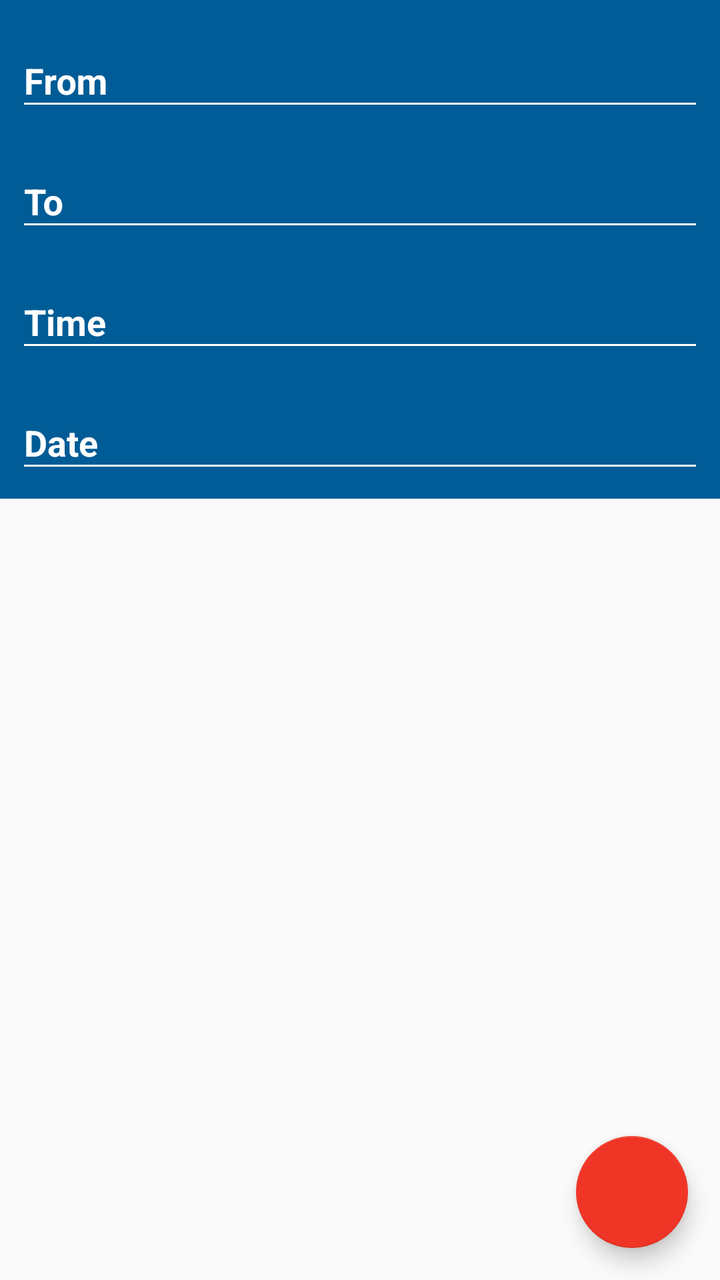
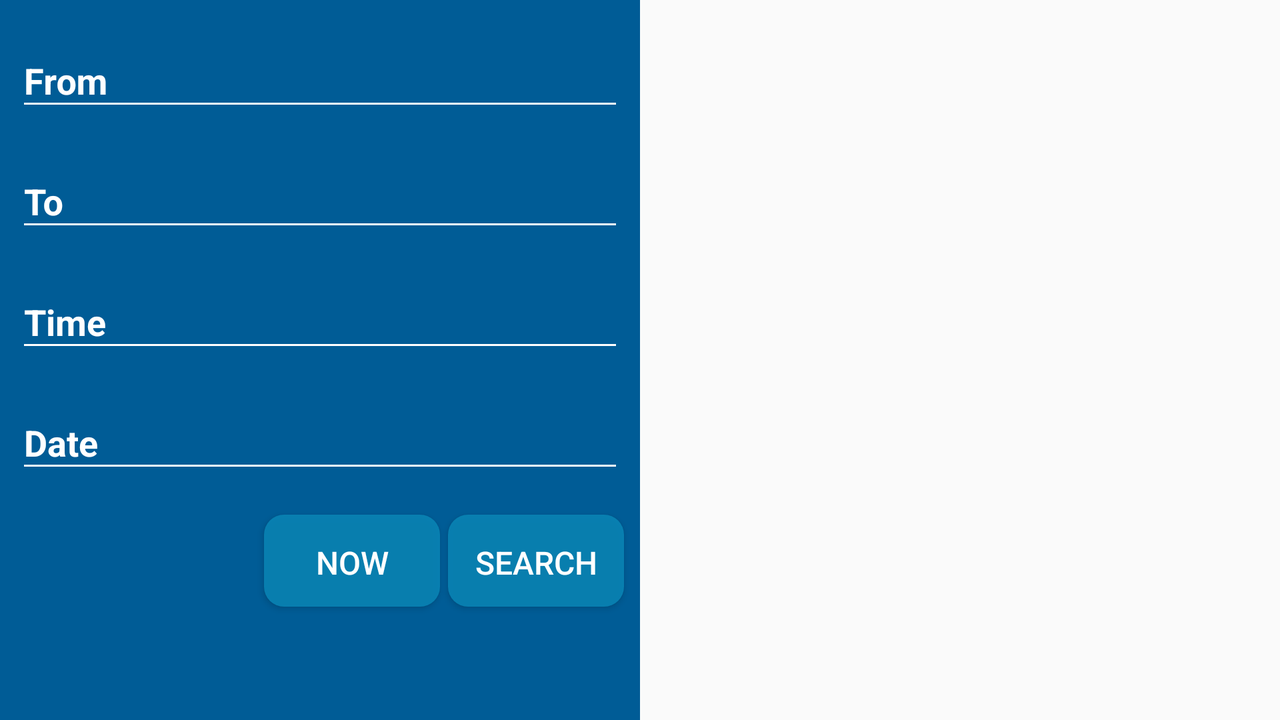

The same Android screen from two of the app's own layout files: first res/layout/ as a phone draws it, then the author's variant for another configuration, drawn on a device whose configuration selects that folder. Both files follow.
<!-- AndroidManifest.xml: application theme AppTheme -->
<!-- res/layout/fragment_schedule.xml -->
<?xml version="1.0" encoding="utf-8"?>
<androidx.constraintlayout.widget.ConstraintLayout xmlns:android="http://schemas.android.com/apk/res/android"
	xmlns:app="http://schemas.android.com/apk/res-auto"
	android:layout_width="match_parent"
	android:layout_height="match_parent">

	<LinearLayout
		android:id="@+id/linearLayout"
		android:layout_width="match_parent"
		android:layout_height="wrap_content"
		android:orientation="vertical"
		app:layout_constraintEnd_toEndOf="parent"
		app:layout_constraintStart_toStartOf="parent"
		app:layout_constraintTop_toTopOf="parent">

		<LinearLayout
			android:id="@+id/linearLayoutHeader"
			android:layout_width="match_parent"
			android:layout_height="wrap_content"
			android:background="@color/colorBackground"
			android:orientation="vertical"
			android:paddingTop="8dp">

			<com.google.android.material.textfield.TextInputLayout
				android:layout_width="match_parent"
				android:layout_height="match_parent"
				android:textColorHint="@android:color/white"
				app:boxBackgroundColor="@color/colorBackground">

				<com.google.android.material.textfield.TextInputEditText
					android:id="@+id/inputFrom"
					style="@style/MyTextInput"
					android:layout_width="match_parent"
					android:layout_height="wrap_content"
					android:hint="@string/from" />
			</com.google.android.material.textfield.TextInputLayout>

			<com.google.android.material.textfield.TextInputLayout
				android:layout_width="match_parent"
				android:layout_height="match_parent"
				android:textColorHint="@android:color/white"
				app:boxBackgroundColor="@color/colorBackground">

				<com.google.android.material.textfield.TextInputEditText
					android:id="@+id/inputTo"
					style="@style/MyTextInput"
					android:layout_width="match_parent"
					android:layout_height="wrap_content"
					android:hint="@string/to" />
			</com.google.android.material.textfield.TextInputLayout>

			<com.google.android.material.textfield.TextInputLayout
				android:layout_width="match_parent"
				android:layout_height="match_parent"
				android:textColorHint="@android:color/white"
				app:boxBackgroundColor="@color/colorBackground">

				<com.google.android.material.textfield.TextInputEditText
					android:id="@+id/inputTime"
					style="@style/MyTextInput"
					android:layout_width="match_parent"
					android:layout_height="wrap_content"
					android:hint="@string/time" />
			</com.google.android.material.textfield.TextInputLayout>

			<com.google.android.material.textfield.TextInputLayout
				android:layout_width="match_parent"
				android:layout_height="match_parent"
				android:textColorHint="@android:color/white"
				app:boxBackgroundColor="@color/colorBackground">

				<com.google.android.material.textfield.TextInputEditText
					android:id="@+id/inputDate"
					style="@style/MyTextInput"
					android:layout_width="match_parent"
					android:layout_height="wrap_content"
					android:hint="@string/date" />
			</com.google.android.material.textfield.TextInputLayout>
		</LinearLayout>

		<androidx.recyclerview.widget.RecyclerView
			android:id="@+id/recycleList"
			android:layout_width="match_parent"
			android:layout_height="wrap_content"
			android:layout_marginStart="0dp"
			android:layout_marginEnd="0dp"
			android:layoutAnimation="@anim/layout_animation_fall_down" />
	</LinearLayout>

	<com.google.android.material.floatingactionbutton.FloatingActionButton
		android:id="@+id/searchButton"
		android:layout_width="wrap_content"
		android:layout_height="wrap_content"
		android:layout_margin="@dimen/fab_margin"
		app:backgroundTint="@color/logo_red"
		app:layout_constraintBottom_toBottomOf="parent"
		app:layout_constraintEnd_toEndOf="parent"
		app:srcCompat="@drawable/ic_search_white_24dp" />

</androidx.constraintlayout.widget.ConstraintLayout>
<!-- resources referenced by this layout -->
<resources>
  <color name="colorBackground">#005C96</color>
  <color name="logo_red">#EF3526</color>
  <dimen name="fab_margin">16dp</dimen>
  <string name="date">Date</string>
  <string name="from">From</string>
  <string name="time">Time</string>
  <string name="to">To</string>
  <style name="MyTextInput">
  		<item name="android:layout_margin">@dimen/text_input_margin</item>
  		<item name="android:clickable">false</item>
  		<item name="android:cursorVisible">false</item>
  		<item name="android:textStyle">bold</item>
  		<item name="android:textColor">@android:color/white</item>
  		<item name="android:inputType">textNoSuggestions</item>
  		<item name="android:focusable">false</item>
  	</style>
  <style name="AppTheme" parent="Theme.AppCompat.Light.DarkActionBar">
  		
  		<item name="colorPrimary">@color/colorPrimary</item>
  		<item name="colorPrimaryDark">@color/colorPrimaryDark</item>
  		<item name="colorAccent">@color/colorAccent</item>
  
  		<item name="colorControlNormal">@android:color/white</item>
  		<item name="colorControlActivated">@android:color/white</item>
  		<item name="colorControlHighlight">@color/colorAccent</item>
  	</style>
  <dimen name="text_input_margin">8dp</dimen>
  <color name="colorPrimary">#004B85</color>
  <color name="colorPrimaryDark">#003966</color>
  <color name="colorAccent">#E10A85B6</color>
</resources>
<!-- res/layout-land/fragment_schedule.xml (the author's variant of the layout above) -->
<!-- drawn on the phone turned sideways -->
<?xml version="1.0" encoding="utf-8"?>
<androidx.constraintlayout.widget.ConstraintLayout xmlns:android="http://schemas.android.com/apk/res/android"
	xmlns:app="http://schemas.android.com/apk/res-auto"
	android:layout_width="match_parent"
	android:layout_height="match_parent">

	<LinearLayout
		android:id="@+id/linearLayout"
		android:layout_width="match_parent"
		android:layout_height="match_parent"
		android:orientation="horizontal"
		app:layout_constraintEnd_toEndOf="parent"
		app:layout_constraintStart_toStartOf="parent"
		app:layout_constraintTop_toTopOf="parent">

		<LinearLayout
			android:id="@+id/linearLayoutHeader"
			android:layout_width="match_parent"
			android:layout_height="match_parent"
			android:layout_weight="1"
			android:background="@color/colorBackground"
			android:orientation="vertical"
			android:paddingTop="8dp">

			<com.google.android.material.textfield.TextInputLayout
				android:layout_width="match_parent"
				android:layout_height="wrap_content"
				android:textColorHint="@android:color/white"
				app:boxBackgroundColor="@color/colorBackground">

				<com.google.android.material.textfield.TextInputEditText
					android:id="@+id/inputFrom"
					style="@style/MyTextInput"
					android:layout_width="match_parent"
					android:layout_height="wrap_content"
					android:hint="@string/from" />
			</com.google.android.material.textfield.TextInputLayout>

			<com.google.android.material.textfield.TextInputLayout
				android:layout_width="match_parent"
				android:layout_height="wrap_content"
				android:textColorHint="@android:color/white"
				app:boxBackgroundColor="@color/colorBackground">

				<com.google.android.material.textfield.TextInputEditText
					android:id="@+id/inputTo"
					style="@style/MyTextInput"
					android:layout_width="match_parent"
					android:layout_height="wrap_content"
					android:hint="@string/to" />
			</com.google.android.material.textfield.TextInputLayout>

			<com.google.android.material.textfield.TextInputLayout
				android:layout_width="match_parent"
				android:layout_height="wrap_content"
				android:textColorHint="@android:color/white"
				app:boxBackgroundColor="@color/colorBackground">

				<com.google.android.material.textfield.TextInputEditText
					android:id="@+id/inputTime"
					style="@style/MyTextInput"
					android:layout_width="match_parent"
					android:layout_height="wrap_content"
					android:hint="@string/time" />
			</com.google.android.material.textfield.TextInputLayout>

			<com.google.android.material.textfield.TextInputLayout
				android:layout_width="match_parent"
				android:layout_height="wrap_content"
				android:textColorHint="@android:color/white"
				app:boxBackgroundColor="@color/colorBackground">

				<com.google.android.material.textfield.TextInputEditText
					android:id="@+id/inputDate"
					style="@style/MyTextInput"
					android:layout_width="match_parent"
					android:layout_height="wrap_content"
					android:hint="@string/date" />
			</com.google.android.material.textfield.TextInputLayout>

			<androidx.constraintlayout.widget.ConstraintLayout
				android:layout_width="match_parent"
				android:layout_height="wrap_content"
				android:layout_margin="4dp">

				<TextView
					android:id="@+id/ticket_text_view"
					android:layout_width="wrap_content"
					android:layout_height="wrap_content"
					android:layout_marginStart="12dp"
					android:text="@string/ticket_price_s"
					android:textColor="@android:color/white"
					app:layout_constraintBottom_toBottomOf="parent"
					app:layout_constraintStart_toStartOf="parent"
					app:layout_constraintTop_toTopOf="parent"
					app:layout_constraintEnd_toStartOf="@id/now_button"
					android:visibility="invisible"
					android:ellipsize="none"
					android:scrollHorizontally="false"
					android:maxLines="3"
					android:textSize="18sp"
					app:layout_constraintHorizontal_bias="0"/>

				<Button
					android:id="@+id/search_button"
					style="@style/Widget.AppCompat.Button.Colored"
					android:layout_width="wrap_content"
					android:layout_height="wrap_content"
					android:layout_gravity="end"

					android:background="@drawable/view_shade_button"
					android:text="@string/search"
					android:textSize="16sp"
					app:layout_constraintBottom_toBottomOf="parent"
					app:layout_constraintTop_toTopOf="parent"
					app:layout_constraintEnd_toEndOf="parent"
					android:layout_margin="4dp"/>

				<Button
					android:id="@+id/now_button"
					style="@style/Widget.AppCompat.Button.Colored"
					android:layout_width="wrap_content"
					android:layout_height="wrap_content"
					android:layout_gravity="end"

					android:background="@drawable/view_shade_button"
					android:text="@string/now"
					android:textSize="16sp"
					app:layout_constraintBottom_toBottomOf="parent"
					app:layout_constraintTop_toTopOf="parent"
					app:layout_constraintEnd_toStartOf="@id/search_button"
					android:layout_margin="4dp"/>

			</androidx.constraintlayout.widget.ConstraintLayout>
		</LinearLayout>

		<LinearLayout
			android:layout_width="match_parent"
			android:layout_height="match_parent"
			android:orientation="vertical"
			android:layout_weight="1">

			<androidx.recyclerview.widget.RecyclerView
				android:id="@+id/recycleList"
				android:layout_width="match_parent"
				android:layout_height="wrap_content"
				android:layout_marginStart="0dp"
				android:layout_marginEnd="0dp"
				android:layoutAnimation="@anim/layout_animation_fall_down" />

			<include
				android:id="@+id/no_train_message"
				layout="@layout/no_train_layout"
				android:visibility="invisible"/>

		</LinearLayout>

	</LinearLayout>

</androidx.constraintlayout.widget.ConstraintLayout>
<!-- res/layout/no_train_layout.xml (included above) -->
<?xml version="1.0" encoding="utf-8"?>
<androidx.constraintlayout.widget.ConstraintLayout xmlns:android="http://schemas.android.com/apk/res/android"
	xmlns:app="http://schemas.android.com/apk/res-auto"
	android:layout_width="match_parent"
	android:layout_height="match_parent"
	android:orientation="vertical">


	<ImageView
		android:id="@+id/image"
		android:layout_width="match_parent"
		android:layout_height="72dp"
		android:src="@drawable/ic_sentiment_dissatisfied_black_24dp"
		app:layout_constraintBottom_toTopOf="@+id/textView"
		app:layout_constraintEnd_toEndOf="parent"
		app:layout_constraintStart_toStartOf="parent"
		app:layout_constraintTop_toTopOf="parent" />

	<TextView
		android:id="@+id/textView"
		android:layout_width="wrap_content"
		android:layout_height="wrap_content"
		android:layout_marginTop="120dp"
		android:text="@string/sorry"
		android:textSize="24sp"
		android:textStyle="bold"
		app:layout_constraintEnd_toEndOf="parent"
		app:layout_constraintStart_toStartOf="parent"
		app:layout_constraintTop_toTopOf="parent" />

</androidx.constraintlayout.widget.ConstraintLayout>
<!-- resources referenced by the variant -->
<!-- as the phone turned sideways resolves them -->
<resources>
  <color name="colorBackground">#005C96</color>
  <!-- drawable ic_sentiment_dissatisfied_black_24dp (drawable) -->
  <vector xmlns:android="http://schemas.android.com/apk/res/android"
          android:width="24dp"
          android:height="24dp"
          android:viewportWidth="24.0"
          android:viewportHeight="24.0">
      <path
          android:fillColor="#373737"
          android:pathData="M15.5,9.5m-1.5,0a1.5,1.5 0,1 1,3 0a1.5,1.5 0,1 1,-3 0"/>
      <path
          android:fillColor="#373737"
          android:pathData="M8.5,9.5m-1.5,0a1.5,1.5 0,1 1,3 0a1.5,1.5 0,1 1,-3 0"/>
      <path
          android:fillColor="#373737"
          android:pathData="M11.99,2C6.47,2 2,6.48 2,12s4.47,10 9.99,10C17.52,22 22,17.52 22,12S17.52,2 11.99,2zM12,20c-4.42,0 -8,-3.58 -8,-8s3.58,-8 8,-8 8,3.58 8,8 -3.58,8 -8,8zM12,14c-2.33,0 -4.32,1.45 -5.12,3.5h1.67c0.69,-1.19 1.97,-2 3.45,-2s2.75,0.81 3.45,2h1.67c-0.8,-2.05 -2.79,-3.5 -5.12,-3.5z"/>
  </vector>
  <!-- drawable view_shade_button (drawable) -->
  <?xml version="1.0" encoding="utf-8"?>
  <layer-list xmlns:android="http://schemas.android.com/apk/res/android">
  	<item
  		android:left="0dp"
  		android:right="0dp"
  		android:top="0dp"
  		android:bottom="2dp">
  		<shape android:shape="rectangle">
  			<solid android:color="@color/colorAccent"/>
  			<corners android:radius="@dimen/round_radius" />
  		</shape>
  	</item>
  </layer-list>
  <string name="date">Date</string>
  <string name="from">From</string>
  <string name="now">Now</string>
  <string name="search">Search</string>
  <string name="sorry">Sorry, but there is no train left</string>
  <string name="ticket_price_s">Ticket price: %.02f PLN</string>
  <string name="time">Time</string>
  <string name="to">To</string>
  <style name="MyTextInput">
  		<item name="android:layout_margin">@dimen/text_input_margin</item>
  		<item name="android:clickable">false</item>
  		<item name="android:cursorVisible">false</item>
  		<item name="android:textStyle">bold</item>
  		<item name="android:textColor">@android:color/white</item>
  		<item name="android:inputType">textNoSuggestions</item>
  		<item name="android:focusable">false</item>
  	</style>
  <style name="AppTheme" parent="Theme.AppCompat.Light.DarkActionBar">
  		
  		<item name="colorPrimary">@color/colorPrimary</item>
  		<item name="colorPrimaryDark">@color/colorPrimaryDark</item>
  		<item name="colorAccent">@color/colorAccent</item>
  
  		<item name="colorControlNormal">@android:color/white</item>
  		<item name="colorControlActivated">@android:color/white</item>
  		<item name="colorControlHighlight">@color/colorAccent</item>
  	</style>
  <color name="colorAccent">#E10A85B6</color>
  <dimen name="round_radius">10dp</dimen>
  <dimen name="text_input_margin">8dp</dimen>
  <color name="colorPrimary">#004B85</color>
  <color name="colorPrimaryDark">#003966</color>
</resources>
